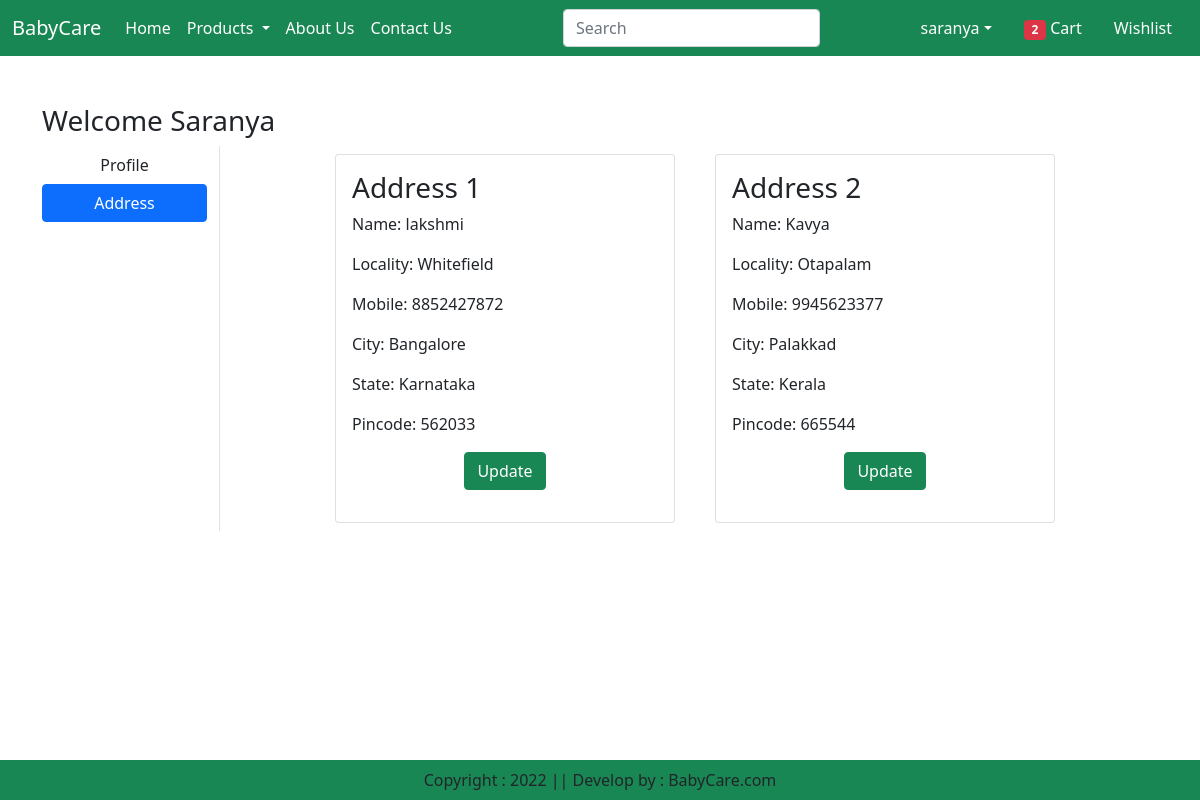
The page /address/ (signed in) on the database its author committed.
### app/models.py (models this page shows, shortened)
class Customer(models.Model):
    user=models.ForeignKey(User,on_delete=models.CASCADE)
    name=models.CharField(max_length=200)
    locality=models.CharField(max_length=200)
    city=models.CharField(max_length=50)
    mobile=models.IntegerField(default=0)
    zipcode=models.IntegerField()
    state=models.CharField(choices=STATE_CHOICES,max_length=100)

### app/views.py (the view)
# urls.py: path("address/", views.address,name='address'),
def address(request):
    add=Customer.objects.filter(user=request.user)
    totalitem = 0
    if request.user.is_authenticated:
        totalitem = len(Cart.objects.filter(user=request.user))
    return render(request,'app/address.html',locals())

### app/templates/app/address.html (shortened to what this page needs)
{% extends 'app/base.html' %}
{% load static %}
{% block main-content %}
<div class="container my-5">
    <div class="row">
        <h3>Welcome <span class="text-capitalize">{{request.user}}</span></h3>
    <div class="col-sm-2 border-end">
        <ul class="list-unstyled">
            <li class="d-grid"><a href="{% url 'profile' %}" class="btn ">Profile</a></li>
            <li class="d-grid"><a href="{% url 'address' %}" class="btn btn-primary">Address</a></li>
        </ul>
    </div>
    <div class="col-sm-8 offset-sm-1">
        <div class="row">
            {% for ad in add %}
            <div class="col-sm-6">
                <div class="card m-2">
                    <div class="card-body">
                        <h3>Address {{forloop.counter}}</h3>
                        <p>Name: {{ad.name}}</p>
                        <p>Locality: {{ad.locality}}</p>
                        <p>Mobile: {{ad.mobile}}</p>
                        <p>City: {{ad.city}}</p>
                        <p>State: {{ad.state}}</p>
                        <p>Pincode: {{ad.zipcode}}</p>
                        <p class="text-center"><a href="{% url 'updateAddress' pk=ad.id %}" type="button"
                        class="btn btn-success">Update</a></p>
                    </div>
                </div>
            </div>
            {% endfor %}
        </div>
    </div>
{% endblock main-content %}

### app/templates/app/base.html (shortened to what this page needs)
<!DOCTYPE html>
{% load static %}
<html lang="en">
<head>
  <link href="https://cdn.jsdelivr.net/npm/bootstrap@5.0.2/dist/css/bootstrap.min.css" rel="stylesheet">
  <link rel="stylesheet" href="{% static 'app/css/owl.carousel.min.css' %}">
  <link rel="stylesheet" href="{% static 'app/css/all.min.css' %}">
  <link rel="stylesheet" href="{% static 'app/css/style.css' %}">
</head>
<body>
  <nav class="navbar navbar-expand-lg navbar-dark bg-success">
    <div class="container-fluid">
      <a class="navbar-brand" href="#">BabyCare</a>
      <div class="collapse navbar-collapse" id="navbarSupportedContent">
        <ul class="navbar-nav me-auto mb-2 mb-lg-0">
          {% if request.user.is_authenticated %}
          <li class="nav-item">
            <a class="nav-link active" aria-current="page" href="/">Home</a>
          </li>
          <li class="nav-item dropdown">
            <a class="nav-link dropdown-toggle text-white" href="#" role="button" data-bs-toggle="dropdown" aria-expanded="false">
              Products
            </a>
          </li>
          <li class="nav-item">
            <a class="nav-link text-white" href="{% url 'about' %}">About Us</a>
          </li>
          <li class="nav-item">
            <a class="nav-link text-white" href="{% url 'contact' %}">Contact Us</a>
          </li>
        </ul>
        <form class="d-flex" role="search">
          <input class="form-control me-2" type="search" placeholder="Search" aria-label="Search">
          <button class="btn btn-outline-success" type="submit">Search</button>
        </form>
      </div>
      <ul class="navbar-nav me-auto mb-2 mb-lg-0">
        <li class="nav-item dropdown mx-2">
            <a class="nav-link dropdown-toggle text-white" href="#" id="profileDropdown"
            role="button" data-bs-toggle="dropdown" aria-expanded="false">{{request.user}}</a>
        </li>
        <li class="nav-item mx-2">
          <a href="{% url 'showcart' %}" class="nav-link text-white"><span class="badge bg-danger">{% if totalitem > 0 %} {{totalitem}} {% endif %}</span> Cart</a>
      </li>
      <li class="nav-item mx-2">
          <a href="#" class="nav-link text-white">Wishlist</a>
      </li>
    {% endif %}
    </div>
  </nav>
  {% block main-content %}{% endblock main-content %}
  <footer class="container-fluid  fixed-bottom bg-success text-center p-2 mt-5">
    Copyright : 2022 || Develop by : BabyCare.com
  </footer>
</body>
</html>

### rows shown on the page
Customer: name "lakshmi", locality "Whitefield", mobile "8852427872", city "Bangalore", state "Karnataka", zipcode "562033"
Customer: name "Kavya", locality "Otapalam", mobile "9945623377", city "Palakkad", state "Kerala", zipcode "665544"

### other values the page prints
{{ request.user }} "saranya"
{{ totalitem }} "2"
{{ request.user }} "Saranya"
